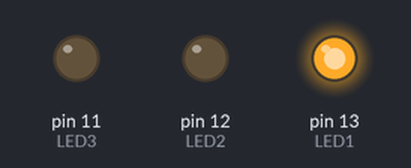
Recording of a sketch running on a simulated Arduino Uno, built with avr-gcc and run on an emulated ATmega328P. On the bench: output pins drawn as LEDs (lit = HIGH).

Above: at 0.02 s.
At 0.37 s:
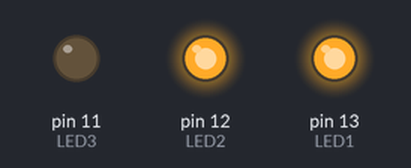
At 0.72 s:
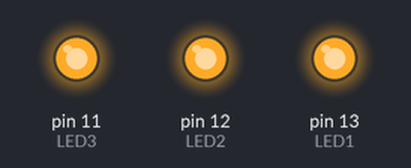
At 1.47 s:
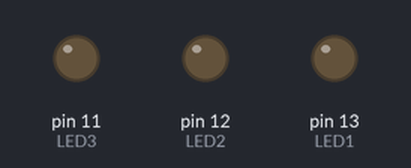
At 2.9 s:
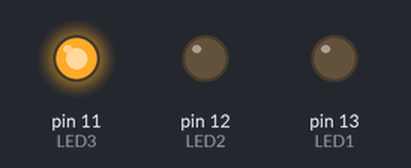
Timing chart, 0 to 3.2 s (numbered marks = the images above):
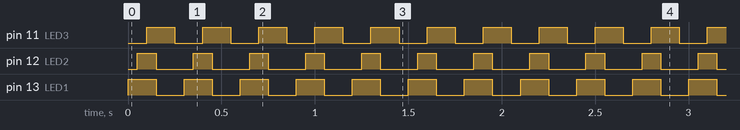

Measured:
- by itself, pin 11 (LED3), pin 13 (LED1): alternates HIGH for 0.15 s and LOW for 0.15 s
- by itself, pin 12 (LED2): alternates HIGH for 0.10 s and LOW for 0.20 s

The sketch:

Project.ino
```cpp
/*
5.2.19
Designed by Caleb Taylor and Jacob Louden
This program will turn on and turn off 3 LED lights */
/*
 */

int LED1 = 13;
int LED2 = 12;
int LED3 = 11;

void setup() {
  pinMode(LED1, OUTPUT);
  pinMode(LED2, OUTPUT);
  pinMode(LED3, OUTPUT);
}


void loop() {

  digitalWrite(LED1, HIGH);   //turn on LED1
  delay(50);                 //wait for 200ma
  digitalWrite(LED2, HIGH);   //turn on LED2
  delay(50);                 //wait for 200ma
  digitalWrite(LED3, HIGH);   //turn on LED3
  delay(50);                 //wait for 200ma
  digitalWrite(LED1, LOW);    //turn off LED1
  digitalWrite(LED2, LOW);    //turn off LED2
  delay(50);                 //wait for 300ma
  delay(50);                 //wait for 300ma
  digitalWrite(LED3, LOW);    //turn off LED3
  delay(50);                 //wait for 300ma before running program all over again


}
```
